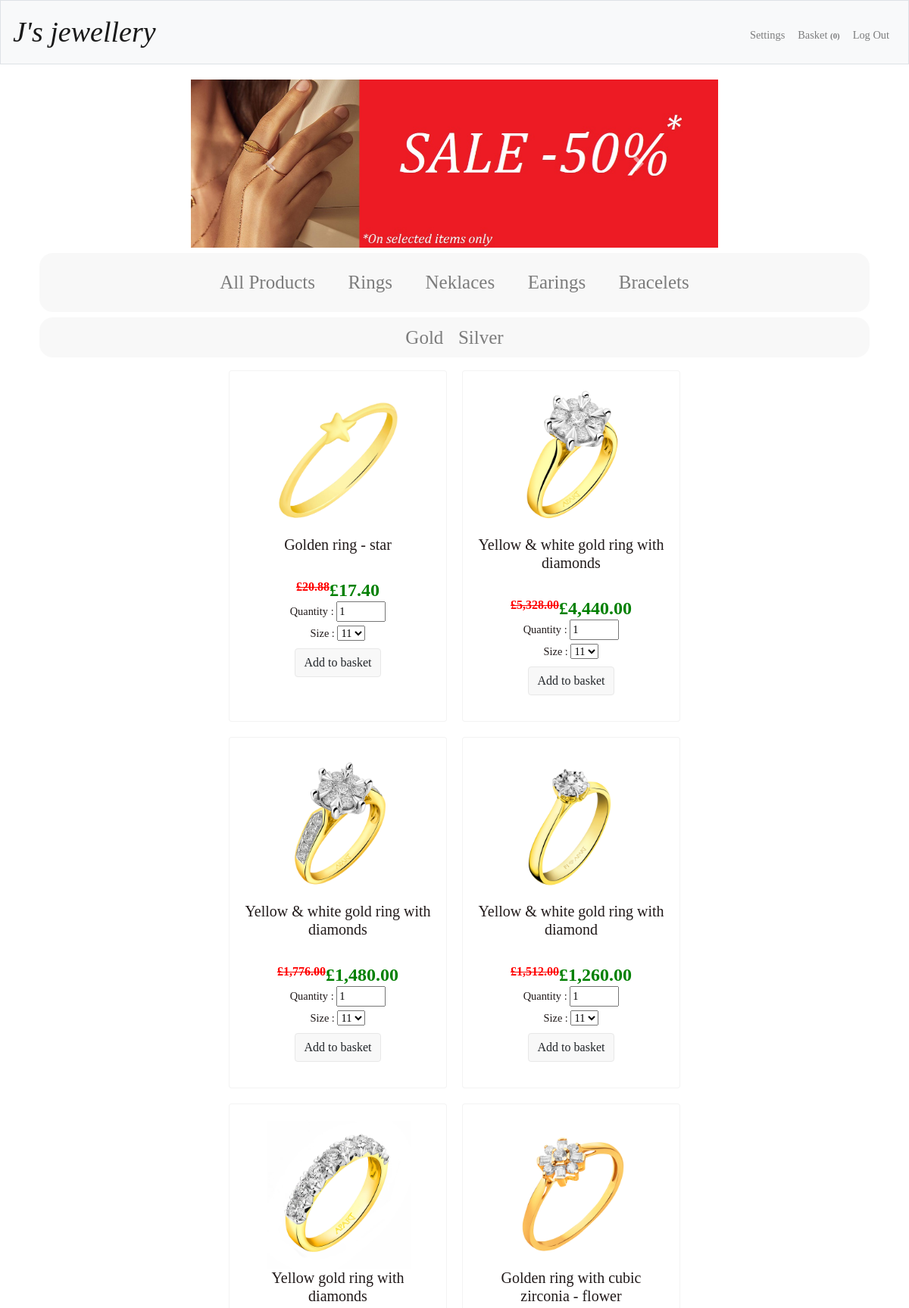
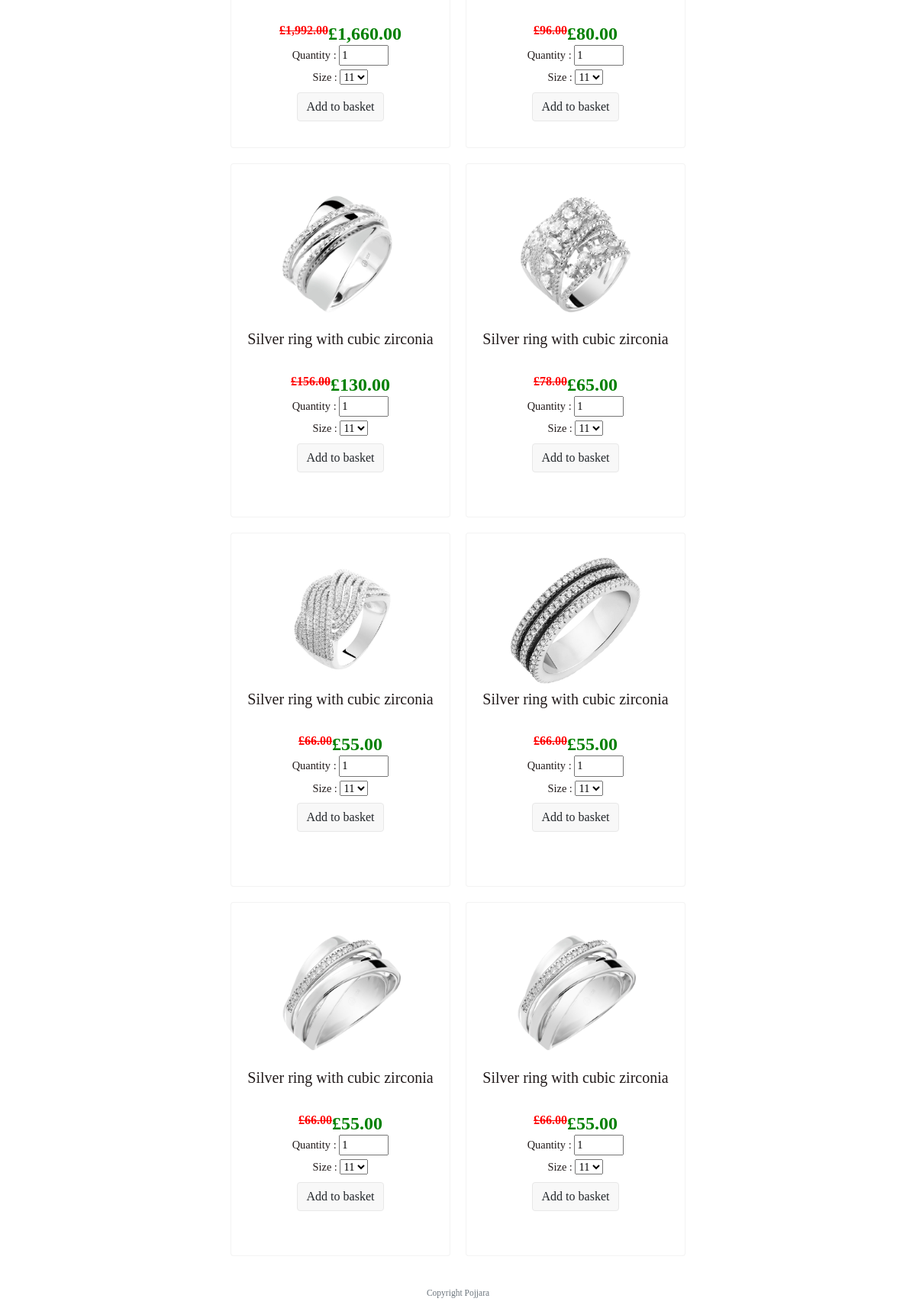
The page /product/ring/ (signed in) on the database its author committed (2 pictures, top to bottom).
### tables this page shows
CREATE TABLE 'items' (id INTEGER, itemname TEXT NOT NULL,'price' double precision, 'img' text,'material' text,'info' text, 'type' text NOT NULL DEFAULT 'ring', 'sale' INTEGER NOT NULL DEFAULT 0, PRIMARY KEY(id));

### app.py (the view)
@app.route("/product/")
@app.route("/product/<_type>/")
@app.route("/product/<_type>/<_material>")
def products(_type, _material=''):
    available_sizes = {11, 12, 13, 14, 15, 16, 17, 18, 19}
    _type = str(_type)
    _material = str(_material)
    try:
        if _material == '':
            items = db.execute("SELECT * FROM items WHERE type = ?", _type)
            return render_template("index.html", items=items, available_sizes=available_sizes, current_type=_type)
        items = db.execute("SELECT * FROM items WHERE material = ? AND type = ? ORDER BY RANDOM() LIMIT 100;", _material, _type)
        return render_template("index.html", items=items, available_sizes=available_sizes, current_type=_type)
    except Exception as e:
        print(e)

### app.py (called while the page is built)
@app.after_request
def after_request(response):
    response.headers["Cache-Control"] = "no-cache, no-store, must-revalidate"
    response.headers["Expires"] = 0
    response.headers["Pragma"] = "no-cache"
    return response

### helpers.py (called while the page is built)
def pound(value):
    return f"£{value:,.2f}"

### templates/index.html (shortened to what this page needs)
{% extends "layout.html" %}
{% block main %}
    {% if session.user_id %}
        <div class="main-body">
            <div id="carouselExampleIndicators" class="carousel slide" data-ride="carousel" data-interval="5000">
              <div class="carousel-inner">
                <div class="carousel-item active">
                  <img class="d-block w-100" src="/static/images/ring.jpg" alt="First slide">
                </div>
              </div>
              <a class="carousel-control-prev" href="#carouselExampleIndicators" role="button" data-slide="prev">
                <span class="carousel-control-prev-icon" aria-hidden="true"></span>
              </a>
              <a class="carousel-control-next" href="#carouselExampleIndicators" role="button" data-slide="next">
                <span class="carousel-control-next-icon" aria-hidden="true"></span>
              </a>
            </div>
        <div class="container s-9">
            <ul class="filter">
                <li><a href="/">All Products</a></li>
                <li><a href="{{ url_for('.products', _type='ring') }}">Rings</a></li>
                <li><a href="{{ url_for('.products', _type='neklace') }}">Neklaces</a></li>
                <li><a href="{{ url_for('.products', _type='earing') }}">Earings</a></li>
                <li><a href="{{ url_for('.products', _type='bracelet') }}">Bracelets</a></li>
            </ul>
            {% if current_type %}
                <ul class="filter filter-small">
                        <li><a href="{{ url_for('.products', _type=current_type, _material='gold') }}">Gold</a></li>
                        <li><a href="{{ url_for('.products', _type=current_type, _material='silver') }}">Silver</a></li>
                </ul>
            {% endif %}
        </div>
        <div id = "container">
            <tr>
                {% for item in items %}
                <div class="card">
                    <img class="card-img-top" data-bs-toggle="modal" data-bs-target="#myModal{{item.id}}" src="/static/proudcts/{{ item.img }}" alt="{{ item.itemname }}">
                    <h5 class="card-title">{{ item.itemname }}</h5>
                    <br>
                    {% if item.sale == 0 %}
                        <h4 class="card-text price">{{ item.price | pound }}</h4>
                    {% elif item.sale == 1 %}
                        <div class="sale">
                            <h6 class="card-text price-crossed">{{ (item.price * 2) | pound }}</h6>
                            <h4 class="card-text price">{{ (item.price) | pound }}</h4>
                        </div>
                    {% elif item.sale == 2 %}
                        <div class="sale">
                            <h6 class="card-text price-crossed">{{ (item.price * 1.2) | pound }}</h6>
                            <h4 class="card-text price">{{ (item.price) | pound }}</h4>
                        </div>
                    {% endif %}
                    <form action="/add" method="post">
                    <div class="quantity-size-selector">
                        <label for="quantity">Quantity :</label>
                        <input type="number" id="quantity" name="quantity" min="1" max="999" value="1">
                        <br>
                        {% if item.type == "ring" %}
                            <label for="size">Size    :</label>
                            <select name="size" id="size">
                                {% for available_size in available_sizes %}
                                <option value="{{available_size}}">{{available_size}}</option>
                                {% endfor %}
                            </select>
                        {% else %}
                            <a class="p-1"></a>
                        {% endif %}
                        <br>
                    </div>
                    <button class="btn btn-p" id = "{{ item.id }}" type="submit">Add to basket</button>
                    </form>
                </div>
                {% endfor %}
            </tr>
        </div>
    </div>
</main>
    {% else %}
        <meta http-equiv="refresh" content="0; URL=/login" />
    {% endif %}
{% endblock %}

### static/styles.css (style rules this page uses)
#container > div { margin:10px; }
#container { justify-content: center; margin-left: 20%; margin-right: 20%; }
.carousel-control-next { right: 250px; }
.carousel-control-prev { left: 250px; }
main img { max-width: 100%; }
body { list-style-type: none; font-family: Cambria,Georgia,serif; color: #211a1a; font-size: 0.9em; }
.card { width: 18rem; height: 29rem; transition-timing-function: ease-in; transition: border 0.5s; border: 1px solid rgba(232,232,232,.5); }
.card img { cursor: pointer; }
.price-crossed { color: red; text-decoration: line-through; font-weight: bold; }
.sale { display:flex; justify-content: center; }
.price { color: green; font-weight: bold; }
.btn-p { background-color: rgba(232,232,232,.3); border-color: rgba(232,232,232,.3); border:1px solid rgba(232,232,232,1);; }
.quantity-size-selector { margin:auto; }
.filter { list-style-type: none; text-align: center; margin: 7px; padding: 0; background-color: rgba(232,232,232,.3); border-radius:18px; }
.filter li { display: inline-block; font-size: 20px; padding: 20px; border-radius:18px; }
.filter li a { color: rgba(0,0,0,.5); text-decoration: none; font-size:25px; }
.filter-small li { padding:8px; }
#carouselExampleIndicators { padding-left: 20%; padding-right: 20%; }

### templates/index.html (style rules this page uses)
#container { display: flex; flex-wrap: wrap; }
#container > div { margin: 20px; padding: 20px; }

### rows shown on the page
items: img (picture), itemname "Golden ring - star", (item.price*1.2)|pound "£20.88", price "£17.40"
items: img (picture), itemname "Yellow & white gold ring with diamonds", (item.price*1.2)|pound "£5,328.00", price "£4,440.00"
items: img (picture), itemname "Yellow & white gold ring with diamonds", (item.price*1.2)|pound "£1,776.00", price "£1,480.00"
items: img (picture), itemname "Yellow & white gold ring with diamond", (item.price*1.2)|pound "£1,512.00", price "£1,260.00"
items: img (picture), itemname "Yellow gold ring with diamonds", (item.price*1.2)|pound "£1,992.00", price "£1,660.00"
items: img (picture), itemname "Golden ring with cubic zirconia - flower", (item.price*1.2)|pound "£96.00", price "£80.00"
items: img (picture), itemname "Silver ring with cubic zirconia", (item.price*1.2)|pound "£156.00", price "£130.00"
items: img (picture), itemname "Silver ring with cubic zirconia", (item.price*1.2)|pound "£78.00", price "£65.00"
items: img (picture), itemname "Silver ring with cubic zirconia", (item.price*1.2)|pound "£66.00", price "£55.00"
items: img (picture), itemname "Silver ring with cubic zirconia", (item.price*1.2)|pound "£66.00", price "£55.00"
items: img (picture), itemname "Silver ring with cubic zirconia", (item.price*1.2)|pound "£66.00", price "£55.00"
items: img (picture), itemname "Silver ring with cubic zirconia", (item.price*1.2)|pound "£66.00", price "£55.00"

### other values the page prints
form field size "11"
